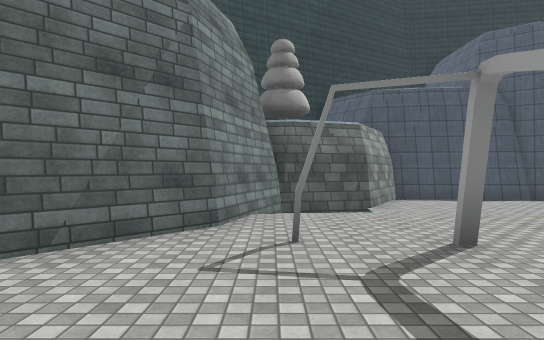
view 1 (above)

18 first-person views from a walk through a 3-D level made in the Unity game engine. The camera is 1.4 m above the floor, looks level and sees 75° across. The floor is counted in squares, 2 m on a side. Each view is taken from the middle of a square. On the plan, view 1 faces up. The plan holds only what a view shows up to about 11 squares ahead; the rest is blank. The place goes on beyond the plan. Some animated figures are not drawn. Some surface patterns are stand-ins.

view 2
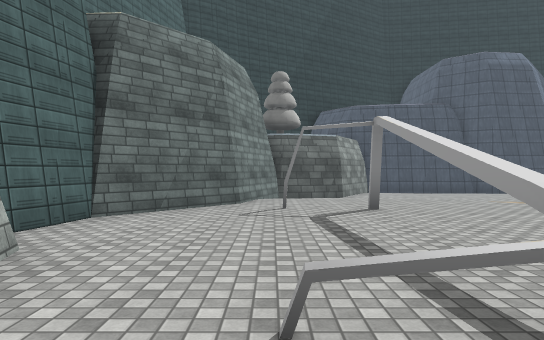

view 3
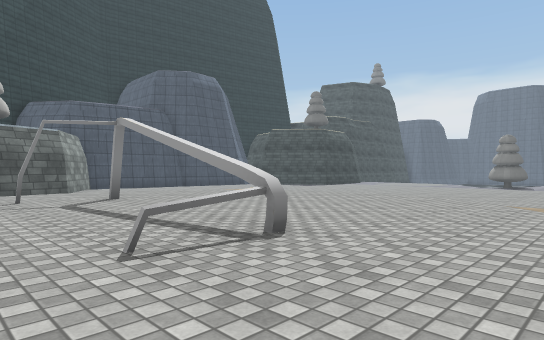

view 4
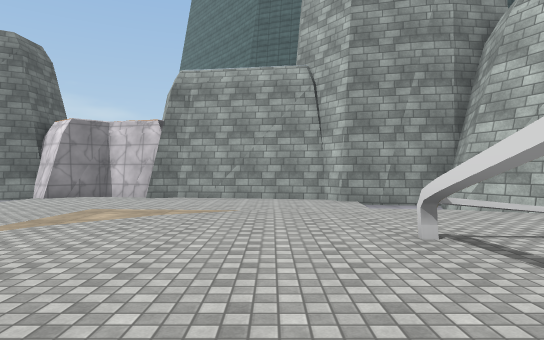

view 5
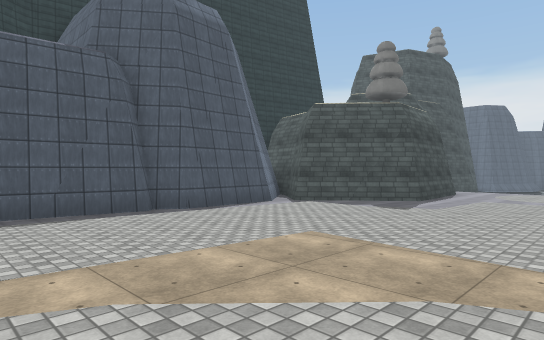

view 6
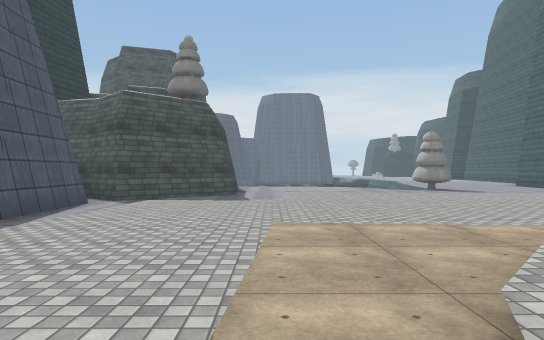

view 7
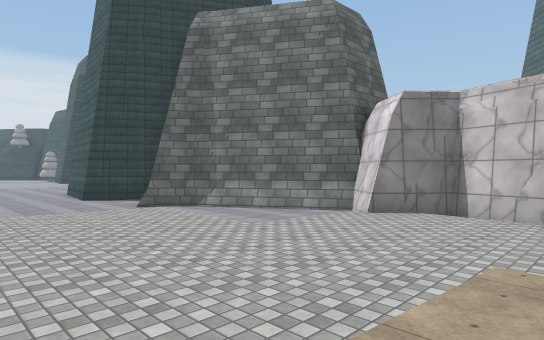

view 8
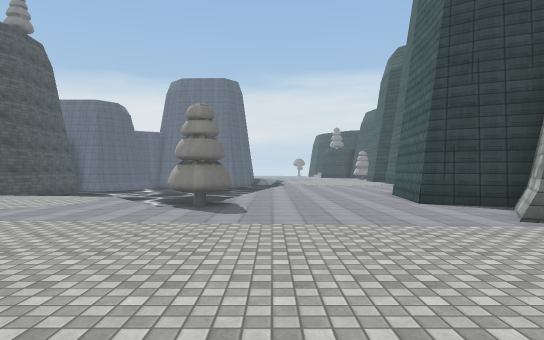

view 9
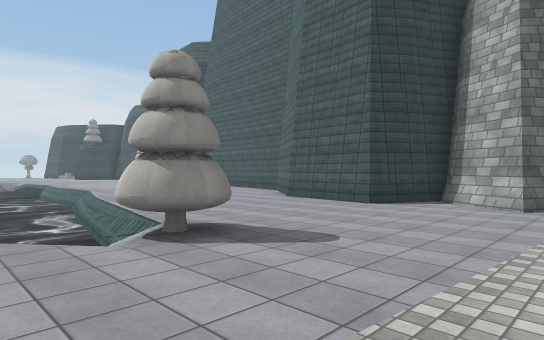

view 10
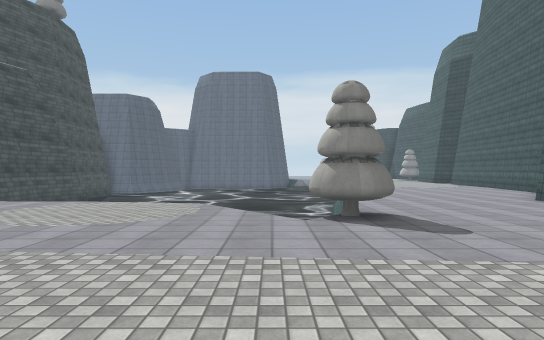

view 11
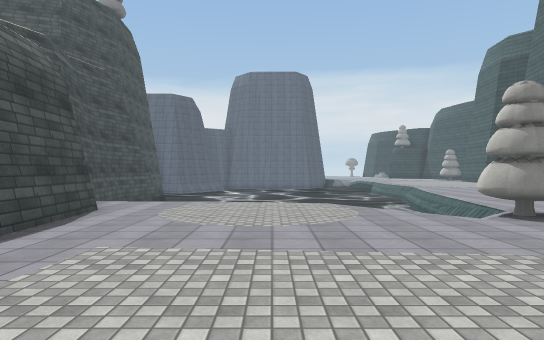

view 12
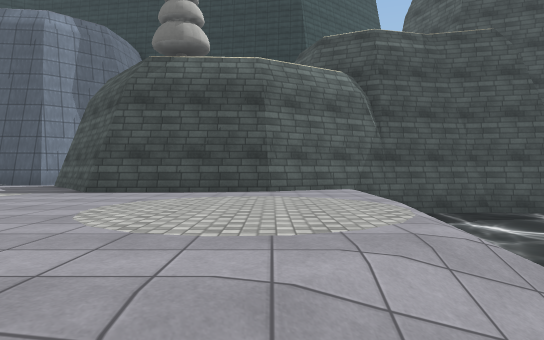

view 13
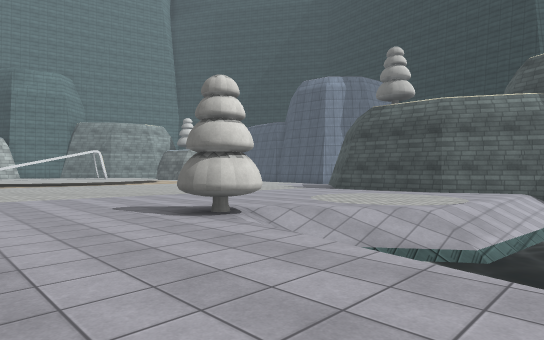

view 14
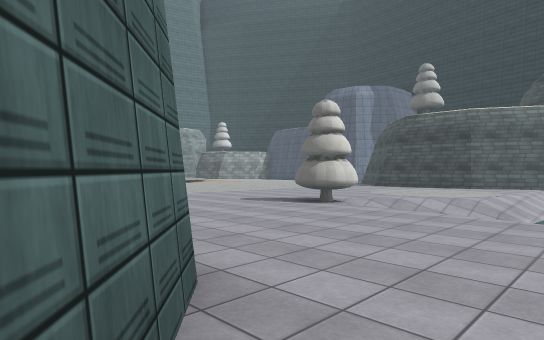

view 15
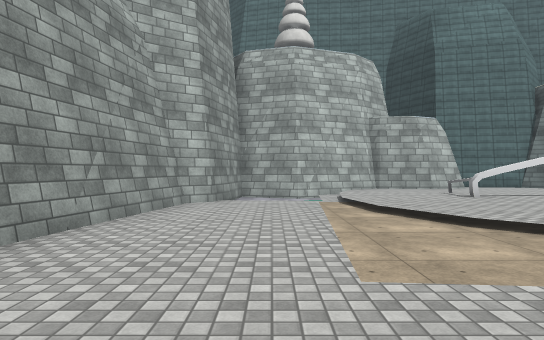

view 16
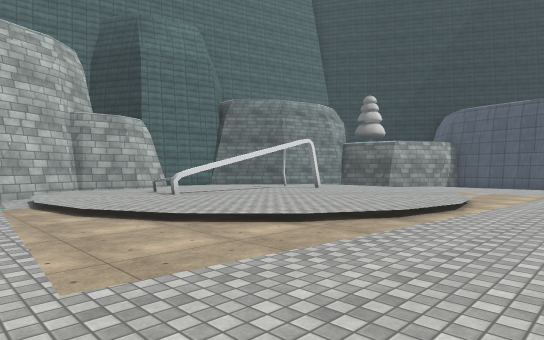

view 17
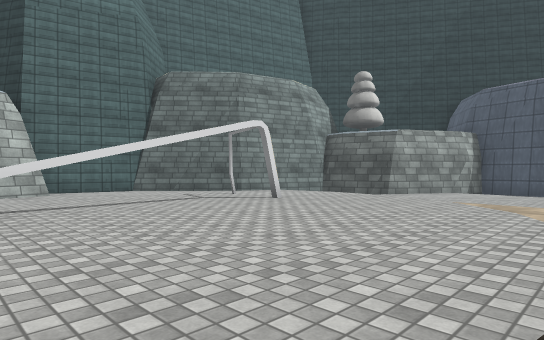

view 18
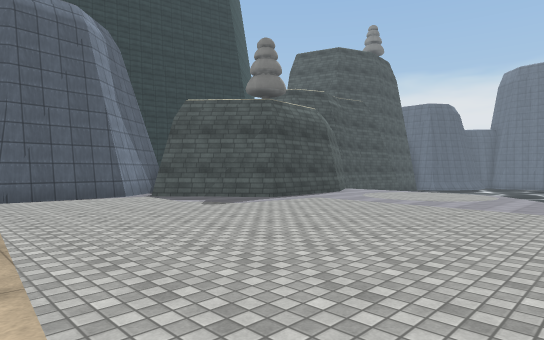

### Floor plan
Key: @ floor where view 1 was taken; # wall or solid block; . main floor; : floor 0.25 m higher than the main floor; - floor 0.25 m lower than the main floor; / step, stairs or slope; = window, fence, low wall or low ledge; ~ liquid the walk can cross; ≈ liquid the walk keeps out of; O other object.
Columns run from 3 left of view 1 to 22 right of it. Each row starts with its distance up from view 1.
 11       ###########
 10       #-----//-##
  9      ##....////-##    ####
  8    ###......../--######/ ≈
  7   ##//......../--------/≈≈
  6   #///........//-------/≈≈
  5   #:::://......../-----/≈≈
  4  ##::::::/......./-----/~
  3 ##:#:#:::/......./-----/~
  2 #:::::::::/....../----//≈
  1 #:::::::::/....../--///≈≈≈
  0 #::@:#::::/....../--O/≈≈≈≈
 -1 ##::#:::::.......---O-////
 -2  #:=:::::/.......---------
 -3  #::::::/........---------
 -4  #//:://.........---------
 -5  ##//............---------
 -6   #-/......../-//#--####--
 -7  ###/......../--/####  ##-
 -8    ####......//### #
 -9       #####-####
-10           ###

Positions as (right, up) in squares from view 1, and headings:
1: (0, 0), facing up
2: (0, -3), facing up
3: (-1, -4), facing up-right
4: (3, 2), facing down
5: (4, 3), facing up-right
6: (3, 6), facing right
7: (6, -2), facing down-right
8: (9, -2), facing right
9: (13, 2), facing down-right
10: (11, 1), facing right
11: (11, 4), facing right
12: (18, 0), facing up
13: (22, -4), facing up-left
14: (22, -7), facing up-left
15: (9, -6), facing left
16: (9, -6), facing up-left
17: (7, -2), facing up-left
18: (7, 0), facing up-right
